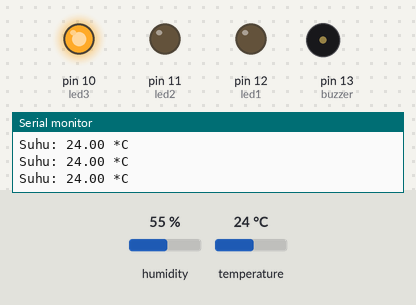
A sketch run on a simulated Arduino Uno, built with avr-gcc and run on an emulated ATmega328P. Shown: output pins drawn as LEDs (lit = HIGH), buzzer (waves = sounding, pin HIGH), the last lines printed to the serial monitor. Inputs (shaded band) come from the test bench; at power-on: temperature 24 °C, humidity 55 %.

Above: at 2.8 s.
2.9 s: temperature set to 34.7 °C
5.6 s: temperature set to 35.6 °C
At 6.7 s:
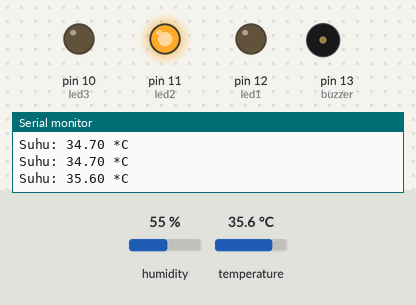
8.3 s: temperature set to 12 °C
At 11.2 s:
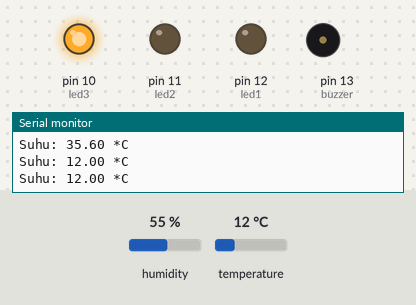
11.5 s: temperature set to 41 °C
At 13.3 s:
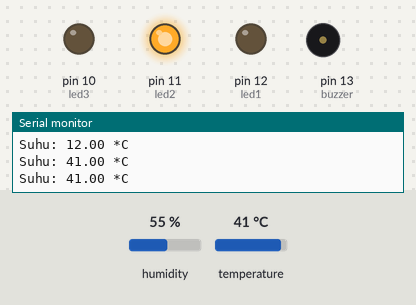
Timing chart, 0 to 14.8 s (numbered marks = the images above; inputs shaded):
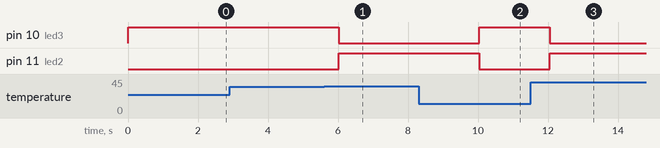

The sketch:

monitor_suhu.ino
```cpp
#include "DHT.h";
#define DHTPIN 4
#define DHTTYPE DHT22
  DHT dht(DHTPIN, DHTTYPE);

int buzzer = 13;
int led1 = 12;
int led2 = 11;
int led3 = 10;
double suhu;

void setup() {
  Serial.begin(9600);
  dht.begin();
  pinMode(buzzer, OUTPUT);
  pinMode(led1, OUTPUT);
  pinMode(led2, OUTPUT);
  pinMode(led3, OUTPUT);
}

void loop() {
  suhu = dht.readTemperature();

  if (suhu > 65){
    digitalWrite(led1, HIGH); //Led merah menyala
    digitalWrite(buzzer, HIGH); //Alarm kebakaran menyala
    delay(1000);
    digitalWrite(buzzer, LOW);
    digitalWrite(led2, LOW); //Led kuning mati
    digitalWrite(led3, LOW); //Led hijau mati
    delay(500);
  }
  if (suhu < 65 && suhu > 35){
    digitalWrite(led2, HIGH); //Led hijau nyala
    digitalWrite(led1, LOW); //Led merah mati
    digitalWrite(led3, LOW); //Led kuning mati
    digitalWrite(buzzer, LOW); //Alarm kebakaran mati
    delay(500);
  }
  if (suhu < 35){
    digitalWrite(led3, HIGH); //led hijau nyala
    digitalWrite(led1, LOW); //led merah mati
    digitalWrite(led2, LOW); //led kuning mati
    digitalWrite(buzzer, LOW); //Alarm kebakaran mati
    delay(500);
  }

  //Serial yang ditampilkan
  Serial.print("Suhu: ");
  Serial.print(suhu);
  Serial.println(" *C\t");
}
```

Measured:
- the behaviour switches between 35 and 35.1 °C on temperature (found by bisection; images 0 and 1)
- after the input at 5.6 s, pin 10 (led3): HIGH → LOW after 0.43 s; pin 11 (led2): LOW → HIGH after 0.43 s
- after the input at 8.3 s, pin 10 (led3): LOW → HIGH after 1.7 s; pin 11 (led2): HIGH → LOW after 1.7 s
- after the input at 11.5 s, pin 10 (led3): HIGH → LOW after 0.55 s; pin 11 (led2): LOW → HIGH after 0.55 s
